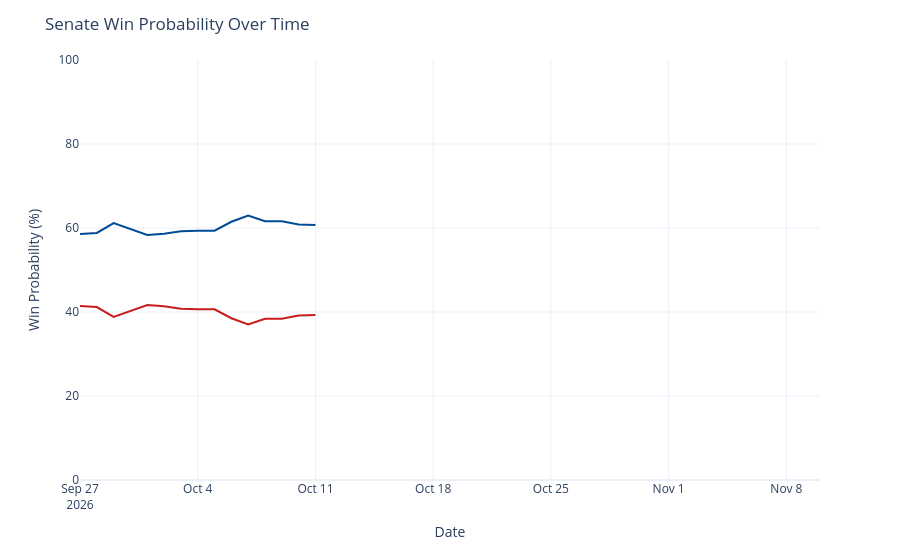

The cell this chart's notebook holds for it:
### Code cell
chance_over_time = output_ts[(output_ts['geo'] == 'US Senate') &
                             (output_ts['type'] == 'chance')]
chance_over_time['rep_chance'] = chance_over_time['y'].map(lambda x: 100 - x)
chance_over_time = chance_over_time.rename({'y': 'Democrats', 'rep_chance': 'Republicans'}, axis=1)
chance_time_ser = px.line(chance_over_time, x='date', y=['Democrats', 'Republicans'], template='plotly_white',
                         color_discrete_map={'Democrats': '#004b97', 'Republicans': '#c71e1d'},)
chance_time_ser.update_traces(hovertemplate="%{y:.1f}%")
chance_time_ser.update_layout(
    xaxis=dict(range=[pd.to_datetime('2026-09-27'), pd.to_datetime('2026-11-10')]),
    yaxis=dict(range=[0, 100]),
    xaxis_title='Date',
    yaxis_title='Win Probability (%)',
    title=dict(text="Senate Win Probability Over Time"),
    hovermode="x",
    showlegend=False
)
chance_time_ser

### Figure 1 — Plotly figure (JSON) as saved in the notebook; plotly's stock layout.template omitted (floating-point values rounded to 4 significant figures)
{"data": [{"hovertemplate": "%{y:.1f}%", "legendgroup": "Democrats", "line": {"color": "#004b97", "dash": "solid"}, "marker": {"symbol": "circle"}, "mode": "lines", "name": "Democrats", "orientation": "v", "showlegend": true, "type": "scatter", "x": ["2026-09-27", "2026-09-28", "2026-09-29", "2026-09-30", "2026-10-01", "2026-10-02", "2026-10-03", "2026-10-04", "2026-10-05", "2026-10-06", "2026-10-07", "2026-10-08", "2026-10-09", "2026-10-10", "2026-10-11"], "xaxis": "x", "y": [58.6, 58.83, 61.17, 59.8, 58.36, 58.64, 59.21, 59.34, 59.36, 61.49, 62.99, 61.61, 61.59, 60.85, 60.69], "yaxis": "y"}, {"hovertemplate": "%{y:.1f}%", "legendgroup": "Republicans", "line": {"color": "#c71e1d", "dash": "solid"}, "marker": {"symbol": "circle"}, "mode": "lines", "name": "Republicans", "orientation": "v", "showlegend": true, "type": "scatter", "x": ["2026-09-27", "2026-09-28", "2026-09-29", "2026-09-30", "2026-10-01", "2026-10-02", "2026-10-03", "2026-10-04", "2026-10-05", "2026-10-06", "2026-10-07", "2026-10-08", "2026-10-09", "2026-10-10", "2026-10-11"], "xaxis": "x", "y": [41.4, 41.17, 38.83, 40.2, 41.64, 41.36, 40.79, 40.66, 40.64, 38.51, 37.01, 38.39, 38.41, 39.15, 39.31], "yaxis": "y"}], "layout": {"hovermode": "x", "legend": {"title": {"text": "variable"}, "tracegroupgap": 0}, "margin": {"t": 60}, "showlegend": false, "title": {"text": "Senate Win Probability Over Time"}, "xaxis": {"anchor": "y", "domain": [0, 1], "range": ["2026-09-27T00:00:00", "2026-11-10T00:00:00"], "title": {"text": "Date"}}, "yaxis": {"anchor": "x", "domain": [0, 1], "range": [0, 100], "title": {"text": "Win Probability (%)"}}}}
